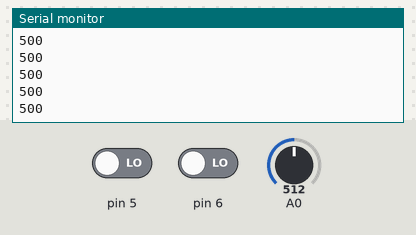
Simulated run of this sketch. Board: Arduino Uno, built with avr-gcc and run on an emulated ATmega328P. Shown: the last lines printed to the serial monitor. The test bench sets the inputs (shaded band); at power-on: A0 = 512, pin 5 LOW, pin 6 LOW.

Above: at 1.2 s.
1.3 s: A0 set to 716
At 1.9 s:
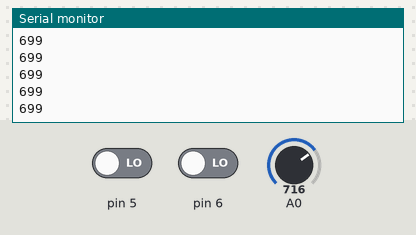
2.8 s: pin 5 driven HIGH
At 3.4 s:
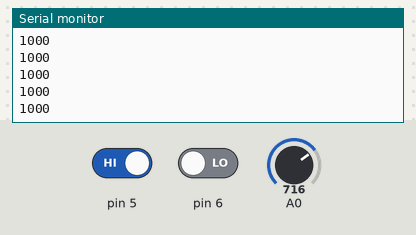
Timing chart, 0 to 5.8 s (numbered marks = the images above; inputs shaded):
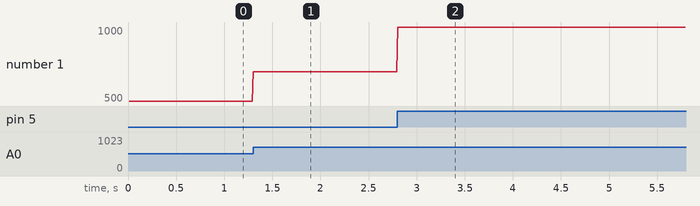

The sketch:

DemoController.ino
```cpp
#include <mcp_can.h>
#include <SPI.h>

/*
 * INPUTS:
 * Position POT to A0, 0 is low, 90 is high
 * WOT Button to D5, 0 is low, 1 is high
 * BLIP Button to D6, 0 is low, 1 is high
 *
 * Drive buttons high (5V).
 *
 * OUTPUTS:
 * CAN
 * POS over 0x00, standard frame, 4 bytes, takes float
 * WOT over 0x01, standard frame, 1 byte, takes bool t/f
 * BLIP over 0x02, standard frame, 1 byte, takes bool t/f
 */

#define SPI_CS_PIN  9 // set SPI to D9 pin
MCP_CAN CAN(SPI_CS_PIN);  // Set CS pin

uint32_t previousMillis_ms = 0;
uint32_t blipStart_ms = 0;
uint32_t blipEnd_ms = 0;

void setup() {
   Serial.begin(115200);
   while (CAN_OK != CAN.begin(CAN_500KBPS)) { // init can bus : baudrate = 500k
      Serial.println("CAN BUS Shield init. fail"); // fail code if
      Serial.println("Init. CAN BUS Shield again");
      delay(100);
   }
   Serial.println("CAN BUS Shield init. ok");
   pinMode(5,INPUT);
   pinMode(6,INPUT);
}

void loop() {
   if(millis() - previousMillis_ms > 10)
   {
     previousMillis_ms = millis();

     uint8_t buttonWot = digitalRead(5);
     uint8_t buttonBlip = digitalRead(6);
     uint16_t throttleRequest_percentx10 = (uint16_t) ((float) 1000.0 * analogRead(A0) / 1023.0);

     if(buttonBlip == 1 && ((millis() - blipStart_ms)>1000))
     {
       blipStart_ms = millis();
       blipEnd_ms = millis()+250;
     }
     if(millis() < blipEnd_ms)
     {
       throttleRequest_percentx10 += 100; //add a 10 percent blip
     }

     if(buttonWot == 1)
     {
       throttleRequest_percentx10 = 1000;
     }


     Serial.println(throttleRequest_percentx10);

     uint8_t canSendBuffer[3];
     canSendBuffer[0] = throttleRequest_percentx10 & 0b11111111;
     canSendBuffer[1] = throttleRequest_percentx10 >> 8;
     canSendBuffer[2] = buttonBlip;

     CAN.sendMsgBuf(0x102, 0, 3, canSendBuffer);   // send position over CAN

     canSendBuffer[0] = 0;
     canSendBuffer[1] = 0;
     canSendBuffer[2] = 0;

     CAN.sendMsgBuf(0x103, 0, 3, canSendBuffer);
     CAN.sendMsgBuf(0x106, 0, 3, canSendBuffer);
   }
}
```

Measured:
- after the input at 1.3 s, the serial monitor: prints a new line at once (image 1)
- after the input at 2.8 s, the serial monitor: prints a new line at once (image 2)
- plotted number 1: 500 → 699 after the input at 1.3 s, 699 → 1000 after the input at 2.8 s
